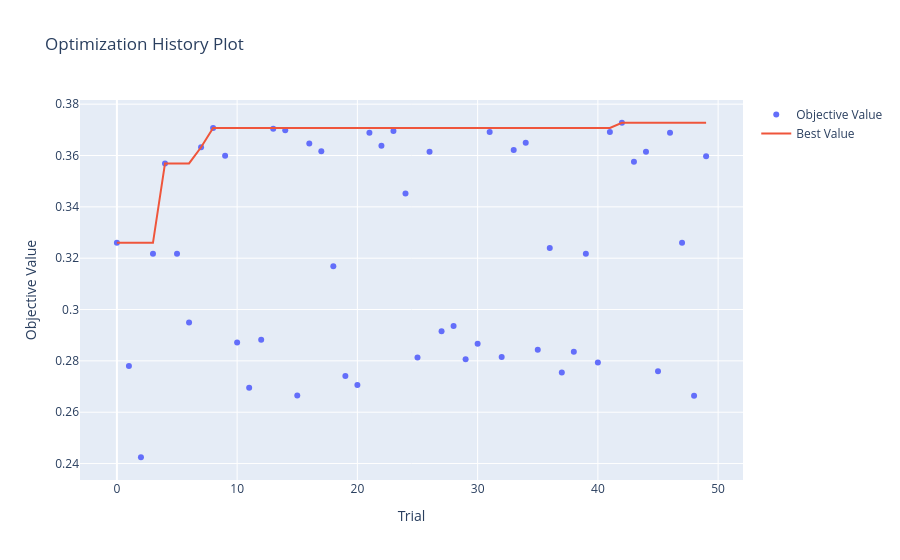
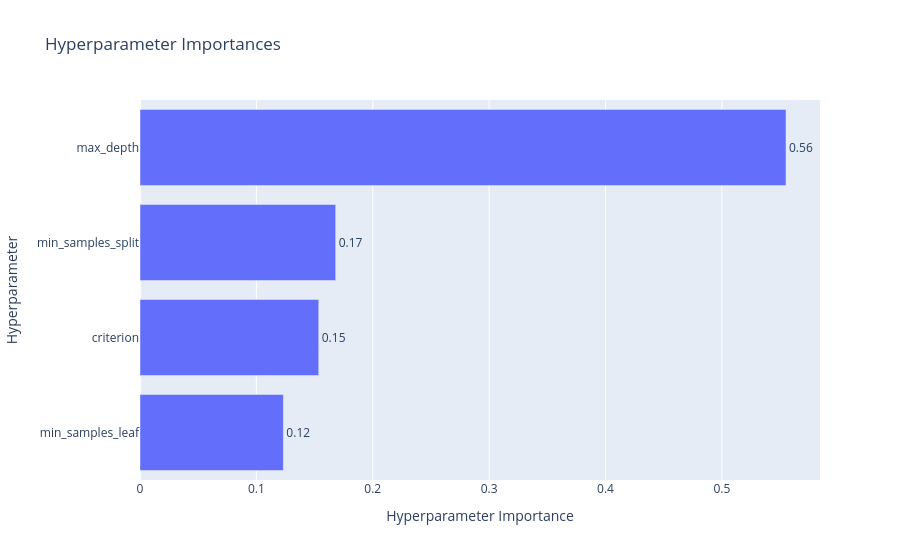

Notebook cell for these charts, in order:
### Code cell
from sklearn.pipeline import Pipeline
from sklearn.preprocessing import StandardScaler
from sklearn.neighbors import KNeighborsClassifier
from sklearn.tree import DecisionTreeClassifier
from sklearn.ensemble import StackingClassifier
from sklearn.metrics import f1_score
import optuna

def objective(trial):
    # 1. Define the KNN Search Space
    params = {'criterion': trial.suggest_categorical('criterion', ['gini', 'entropy', 'log_loss']),
        'max_depth': trial.suggest_int('max_depth', 1, 10),
        'min_samples_split': trial.suggest_int('min_samples_split', 2, 100),
        'min_samples_leaf': trial.suggest_int('min_samples_leaf', 1, 50),
        'class_weight': 'balanced', # Keep this fixed for imbalance!
        'random_state': 42}

    knn = DecisionTreeClassifier(**params)

    knn.fit(train[x_cols_extended], train["Type"])
    y_pred = knn.predict(test[x_cols_extended])
    return f1_score(test["Type"], y_pred, average="macro")

if __name__ == "__main__":
    study = optuna.create_study(direction="maximize")
    study.optimize(objective, n_trials=50, show_progress_bar=True)

    print("Best hyperparameters:", study.best_params)
    print("Best f1 on validation:", study.best_value)

    # Train best model on train and evaluate on test
    best_knn = DecisionTreeClassifier(**study.best_params)
    best_knn.fit(train[x_cols_extended], train["Type"])
    y_test = best_knn.predict(test[x_cols_extended])
    test_f1 = f1_score(test["Type"], y_test, average="macro")
    print(f"Test f1 of best KNN: {test_f1:.4f}")

    # Optional visualization
    try:
        optuna.visualization.plot_optimization_history(study).show()
        optuna.visualization.plot_param_importances(study).show()
    except Exception:
        pass

### Figure 1 — Plotly figure (JSON) as saved in the notebook; plotly's stock layout.template omitted (floating-point values rounded to 4 significant figures)
{"data": [{"mode": "markers", "name": "Objective Value", "type": "scatter", "x": [0, 1, 2, 3, 4, 5, 6, 7, 8, 9, 10, 11, 12, 13, 14, 15, 16, 17, 18, 19, 20, 21, 22, 23, 24, 25, 26, 27, 28, 29, 30, 31, 32, 33, 34, 35, 36, 37, 38, 39, 40, 41, 42, 43, 44, 45, 46, 47, 48, 49], "y": [0.326, 0.278, 0.2425, 0.3218, 0.3569, 0.3218, 0.2949, 0.3632, 0.3707, 0.3599, 0.2872, 0.2696, 0.2882, 0.3704, 0.3699, 0.2665, 0.3647, 0.3616, 0.3168, 0.2741, 0.2706, 0.3689, 0.3638, 0.3696, 0.3452, 0.2813, 0.3615, 0.2916, 0.2936, 0.2806, 0.2866, 0.3691, 0.2815, 0.3621, 0.365, 0.2843, 0.324, 0.2755, 0.2836, 0.3218, 0.2793, 0.3692, 0.3728, 0.3576, 0.3615, 0.276, 0.3689, 0.326, 0.2664, 0.3597]}, {"mode": "lines", "name": "Best Value", "type": "scatter", "x": [0, 1, 2, 3, 4, 5, 6, 7, 8, 9, 10, 11, 12, 13, 14, 15, 16, 17, 18, 19, 20, 21, 22, 23, 24, 25, 26, 27, 28, 29, 30, 31, 32, 33, 34, 35, 36, 37, 38, 39, 40, 41, 42, 43, 44, 45, 46, 47, 48, 49], "y": [0.326, 0.326, 0.326, 0.326, 0.3569, 0.3569, 0.3569, 0.3632, 0.3707, 0.3707, 0.3707, 0.3707, 0.3707, 0.3707, 0.3707, 0.3707, 0.3707, 0.3707, 0.3707, 0.3707, 0.3707, 0.3707, 0.3707, 0.3707, 0.3707, 0.3707, 0.3707, 0.3707, 0.3707, 0.3707, 0.3707, 0.3707, 0.3707, 0.3707, 0.3707, 0.3707, 0.3707, 0.3707, 0.3707, 0.3707, 0.3707, 0.3707, 0.3728, 0.3728, 0.3728, 0.3728, 0.3728, 0.3728, 0.3728, 0.3728]}, {"marker": {"color": "#cccccc"}, "mode": "markers", "name": "Infeasible Trial", "showlegend": false, "type": "scatter", "x": [], "y": []}], "layout": {"title": {"text": "Optimization History Plot"}, "xaxis": {"title": {"text": "Trial"}}, "yaxis": {"title": {"text": "Objective Value"}}}}

### Figure 2 — Plotly figure (JSON) as saved in the notebook; plotly's stock layout.template omitted (floating-point values rounded to 4 significant figures)
{"data": [{"cliponaxis": false, "hovertemplate": ["min_samples_leaf (IntDistribution): 0.12318688194084967<extra></extra>", "criterion (CategoricalDistribution): 0.15358608389096134<extra></extra>", "min_samples_split (IntDistribution): 0.1681453819578997<extra></extra>", "max_depth (IntDistribution): 0.5550816522102894<extra></extra>"], "name": "Objective Value", "orientation": "h", "text": ["0.12", "0.15", "0.17", "0.56"], "textposition": "outside", "type": "bar", "x": [0.1232, 0.1536, 0.1681, 0.5551], "y": ["min_samples_leaf", "criterion", "min_samples_split", "max_depth"]}], "layout": {"title": {"text": "Hyperparameter Importances"}, "xaxis": {"title": {"text": "Hyperparameter Importance"}}, "yaxis": {"title": {"text": "Hyperparameter"}}}}
